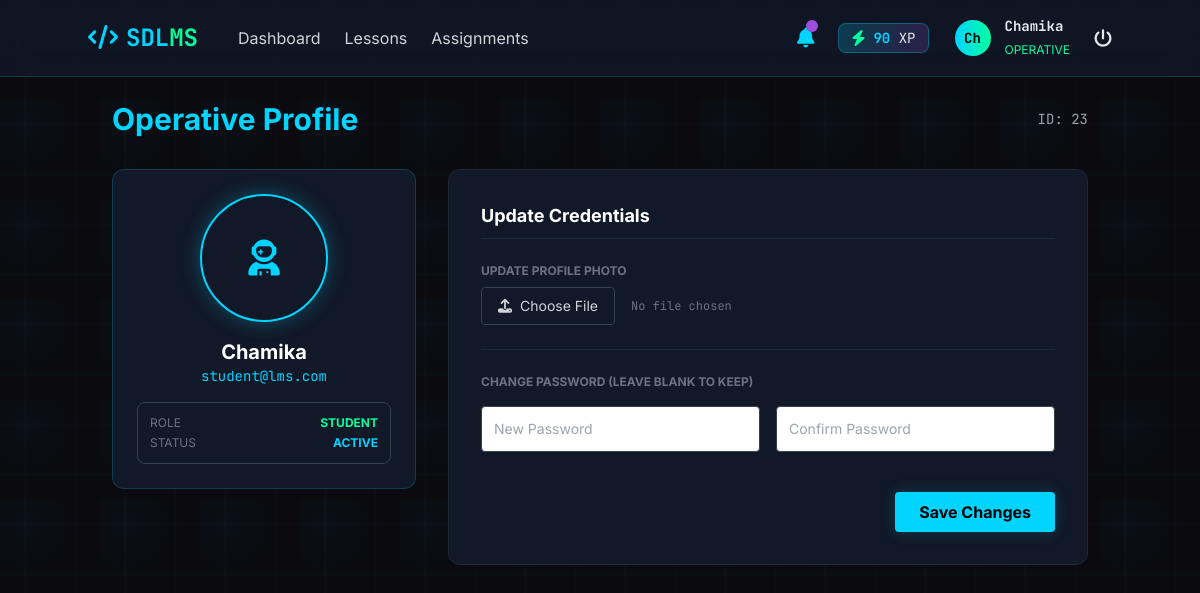
The app's page /student/index.php?page=profile (signed in) with its own data.
### tables this page shows
CREATE TABLE `users` (
  `id` int(11) NOT NULL,
  `student_id` varchar(50) DEFAULT NULL,
  `name` varchar(100) NOT NULL,
  `email` varchar(100) NOT NULL,
  `profile_photo` varchar(255) DEFAULT NULL,
  `password` varchar(255) NOT NULL,
  `role` enum('admin','student') NOT NULL DEFAULT 'student',
  `change_password` tinyint(1) DEFAULT 1,
  `status` enum('active','inactive') NOT NULL DEFAULT 'active',
  `created_at` timestamp NOT NULL DEFAULT current_timestamp(),
  `legacy_xp` int(11) DEFAULT 0
);

### student/views/profile.php (the view, shortened to what this page needs)
<?php
$user_id = $_SESSION['user_id'];
$sql = "SELECT * FROM users WHERE id = $user_id";
$result = $conn->query($sql);
$user = $result->fetch_assoc();
?>
<div class="animate-slide-in">
    <div class="flex justify-between items-center mb-8">
        <h1 class="text-3xl font-bold text-nexus-blue">Operative Profile</h1>
        <div class="text-sm text-gray-400 font-mono">ID:
            <?php echo $user['student_id']; ?>
        </div>
    </div>
    <div class="grid grid-cols-1 md:grid-cols-3 gap-8">
        <div class="md:col-span-1">
            <div class="bg-nexus-card rounded-xl p-6 border border-nexus-blue/20 relative overflow-hidden group">
                <div class="relative z-10 flex flex-col items-center text-center">
                    <div
                        class="w-32 h-32 rounded-full border-2 border-nexus-blue p-1 mb-4 shadow-[0_0_20px_rgba(0,212,255,0.3)]">
                        <?php if (!empty($user['profile_photo'])): ?>
                            <img src="../uploads/profile_photos/<?php echo $user['profile_photo']; ?>"
                                class="w-full h-full rounded-full object-cover">
                        <?php else: ?>
                            <div
                                class="w-full h-full rounded-full bg-nexus-dark flex items-center justify-center text-nexus-blue text-4xl">
                                <i class="fas fa-user-astronaut"></i>
                            </div>
                        <?php endif; ?>
                    </div>
                    <h2 class="text-xl font-bold text-white">
                        <?php echo $user['name']; ?>
                    </h2>
                    <p class="text-nexus-blue font-mono text-sm mb-4">
                        <?php echo $user['email']; ?>
                    </p>
                    <div class="w-full bg-nexus-dark rounded-lg p-3 border border-gray-700">
                        <div class="flex justify-between text-xs mb-1">
                            <span class="text-gray-500">ROLE</span>
                            <span class="text-nexus-green font-bold uppercase">
                                <?php echo $user['role']; ?>
                            </span>
                        </div>
                        <div class="flex justify-between text-xs">
                            <span class="text-gray-500">STATUS</span>
                            <span class="text-nexus-blue font-bold uppercase">ACTIVE</span>
                        </div>
                    </div>
                </div>
            </div>
        </div>
        <div class="md:col-span-2">
            <div class="bg-nexus-card rounded-xl p-8 border border-gray-800">
                <h3 class="text-lg font-bold text-white mb-6 border-b border-gray-800 pb-2">Update Credentials</h3>
                <form method="POST" enctype="multipart/form-data" class="space-y-6">
                    <div>
                        <label class="block text-xs text-gray-500 mb-2 uppercase font-bold">Update Profile Photo</label>
                        <div class="flex items-center gap-4">
                            <label
                                class="cursor-pointer bg-nexus-dark border border-gray-700 hover:border-nexus-blue text-gray-300 px-4 py-2 rounded transition-colors flex items-center gap-2 text-sm">
                                <i class="fas fa-upload"></i> Choose File
                            </label>
                            <span id="file-name" class="text-xs text-gray-500 font-mono">No file chosen</span>
                        </div>
                    </div>
                    <div class="border-t border-gray-800 pt-6">
                        <label class="block text-xs text-gray-500 mb-4 uppercase font-bold">Change Password (Leave blank
                            to keep)</label>
                        <div class="grid grid-cols-1 md:grid-cols-2 gap-4">
                            <div>
                                <input type="password" name="new_password" placeholder="New Password"
                                    class="w-full bg-nexus-dark border border-gray-700 rounded p-3 text-white focus:border-nexus-blue focus:outline-none transition-colors text-sm">
                            </div>
                            <div>
                                <input type="password" name="confirm_password" placeholder="Confirm Password"
                                    class="w-full bg-nexus-dark border border-gray-700 rounded p-3 text-white focus:border-nexus-blue focus:outline-none transition-colors text-sm">
                            </div>
                        </div>
                    </div>
                    <div class="pt-4 flex justify-end">
                        <button type="submit" name="update_profile"
                            class="bg-nexus-blue text-black font-bold px-6 py-2 rounded hover:bg-white transition-colors shadow-[0_0_15px_rgba(0,212,255,0.2)]">
                            Save Changes
                        </button>
                    </div>
                </form>
            </div>
        </div>
    </div>
</div>

### student/index.php (shortened to what this page needs)
<?php
include '../includes/db_connection.php';
$navbar_uid = $_SESSION['user_id'];
$navbar_xp_res = $conn->query("SELECT (COALESCE(SUM(marks), 0) + (SELECT legacy_xp FROM users WHERE id=$navbar_uid)) as total_xp FROM submissions WHERE user_id=$navbar_uid")->fetch_assoc();
$navbar_xp = $navbar_xp_res['total_xp'] ? intval($navbar_xp_res['total_xp']) : 0;
?>
<!DOCTYPE html>
<html lang="en" class="dark">
<head>
    <script src="https://cdn.tailwindcss.com"></script>
    <link rel="stylesheet" href="https://cdnjs.cloudflare.com/ajax/libs/font-awesome/6.4.0/css/all.min.css">
</head>
<body class="text-gray-200 font-sans hex-grid-bg">
    <nav class="bg-nexus-card/80 backdrop-blur-lg border-b border-nexus-blue/20 p-4 sticky top-0 z-40">
        <div class="container mx-auto flex justify-between items-center">
            <div class="flex items-center space-x-4">
                <a href="?page=dashboard" class="text-nexus-blue text-2xl font-mono font-bold">
                    <i class="fas fa-code mr-2"></i>SDL<span class="text-nexus-green">MS</span>
                </a>
                <div class="hidden md:flex space-x-6 pl-6">
                    <a href="?page=dashboard"
                        class="<?php echo (!isset($_GET['page']) || $_GET['page'] == 'dashboard') ? 'text-nexus-blue font-bold' : 'text-gray-300 hover:text-nexus-green'; ?> transition">Dashboard</a>
                    <a href="?page=lessons"
                        class="<?php echo (isset($_GET['page']) && $_GET['page'] == 'lessons') ? 'text-nexus-blue font-bold' : 'text-gray-300 hover:text-nexus-green'; ?> transition">Lessons</a>
                    <a href="?page=assignments"
                        class="<?php echo (isset($_GET['page']) && $_GET['page'] == 'assignments') ? 'text-nexus-blue font-bold' : 'text-gray-300 hover:text-nexus-green'; ?> transition">Assignments</a>
                </div>
            </div>
            <div class="flex items-center space-x-6">
                <div class="relative group cursor-pointer">
                    <i class="fas fa-bell text-nexus-blue hover:text-nexus-green text-xl transition"></i>
                    <span class="absolute -top-1 -right-1 h-3 w-3 bg-nexus-purple rounded-full animate-pulse"></span>
                </div>
                <div
                    class="hidden md:flex items-center space-x-2 px-3 py-1 bg-gradient-to-r from-nexus-blue/20 to-nexus-purple/20 rounded-lg border border-nexus-blue/30">
                    <i class="fas fa-bolt text-nexus-green"></i>
                    <div class="font-mono text-sm">
                        <span class="text-nexus-blue font-bold"><?php echo number_format($navbar_xp); ?></span> XP
                    </div>
                </div>
                <a href="?page=profile" class="flex items-center space-x-3 group">
                    <div
                        class="h-10 w-10 rounded-full border-2 border-transparent group-hover:border-nexus-blue transition-all overflow-hidden relative">
                        <?php
                        $uid = $_SESSION['user_id'];
                        $u_res = $conn->query("SELECT profile_photo FROM users WHERE id=$uid");
                        $u_dat = $u_res->fetch_assoc();
                        if (!empty($u_dat['profile_photo'])): ?>
                            <img src="../uploads/profile_photos/<?php echo $u_dat['profile_photo']; ?>"
                                class="w-full h-full object-cover">
                        <?php else: ?>
                            <div
                                class="w-full h-full bg-gradient-to-r from-nexus-blue to-nexus-green flex items-center justify-center text-black font-bold font-mono text-sm">
                                <?php echo substr($_SESSION['user_name'], 0, 2); ?>
                            </div>
                        <?php endif; ?>
                    </div>
                    <div class="hidden md:block text-left">
                        <div class="font-mono text-sm font-bold group-hover:text-nexus-blue transition">
                            <?php echo $_SESSION['user_name']; ?>
                        </div>
                        <span class="text-xs text-nexus-green">OPERATIVE</span>
                    </div>
                </a>
                <a href="../pages/logout.php" class="ml-4 text-xs text-nexus-red hover:text-white transition">
                    <i class="fas fa-power-off text-lg"></i>
                </a>
            </div>
        </div>
    </nav>
    <div class="container mx-auto p-6 relative z-10 min-h-screen">
        <?php
        $page = $_GET['page'] ?? 'dashboard';
        $view_file = __DIR__ . "/views/{$page}.php";
        if (file_exists($view_file)) {
            include $view_file;
        } else {
            echo "<div class='text-center text-nexus-red mt-20'>404 - MODULE NOT FOUND</div>";
        }
        ?>
    </div>
</body>
</html>

### student/index.php (style rules this page uses)
body { background-color: #0A0A0F; overflow-x: hidden; }
.hex-grid-bg { background-image: radial-gradient(circle at 25% 25%, rgba(0, 212, 255, 0.03) 0%, transparent 50%), linear-gradient(0deg, transparent 24%, rgba(0, 255, 157, 0.02) 25%, rgba(0, 255, 157, 0.02) 26%, transparent 27%, transparent 74%, rgba(157, 78, 221, 0.02) 75%, rgba(157, 78, 221, 0.02) 76%, transparent 77%, transparent), linear-gradient(90deg, transparent 24%, rgba(0, 255, 157, 0.02) 25%, rgba(0, 255, 157, 0.02) 26%, transparent 27%, transparent 74%, rgba(157, 78, 221, 0.02) 75%, rgba(157, 78, 221, 0.02) 76%, transparent 77%, transparent); background-size: 100px 100px; }

### records on screen
users: student "23", name "Chamika", email "student@lms.com", role "STUDENT"

### other values on screen
$navbar_xp "90"
substr($_SESSION['user_name'], 0, 2) "Ch"
$_SESSION['user_name'] "Chamika"
